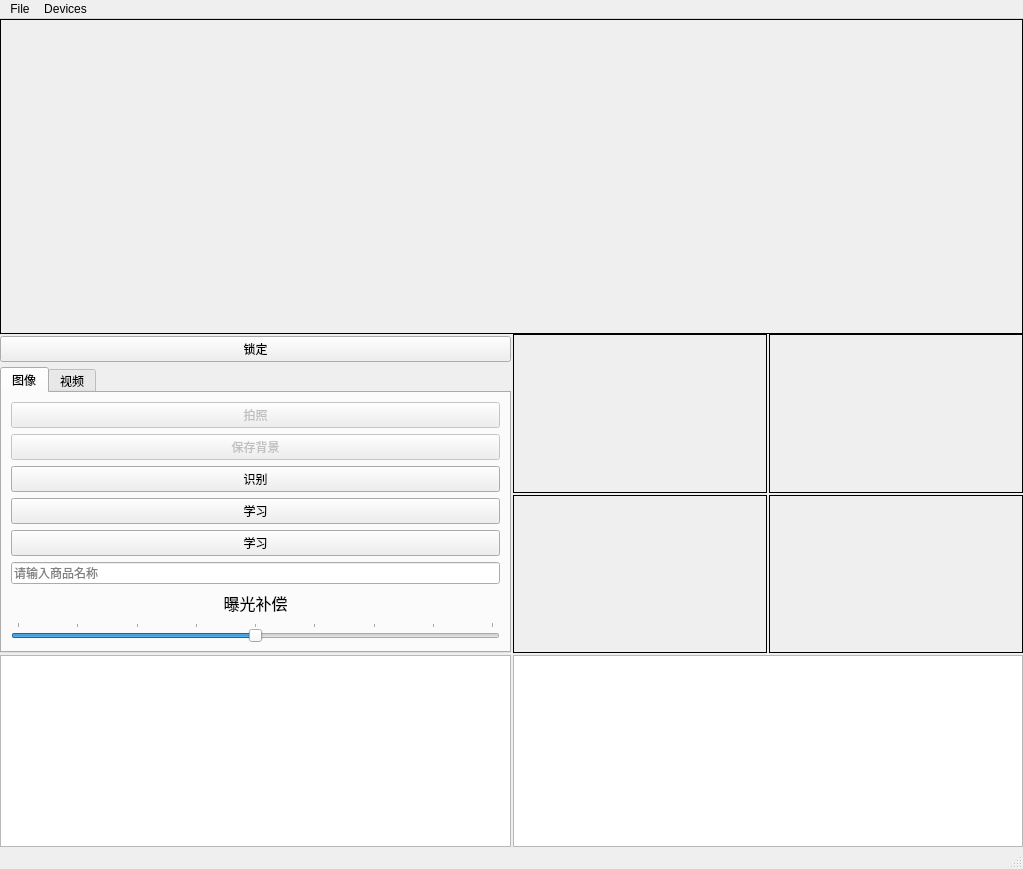
<?xml version="1.0" encoding="UTF-8"?>
<ui version="4.0">
 <class>Camera</class>
 <widget class="QMainWindow" name="Camera">
  <property name="geometry">
   <rect>
    <x>0</x>
    <y>0</y>
    <width>1023</width>
    <height>869</height>
   </rect>
  </property>
  <property name="windowTitle">
   <string>Camera</string>
  </property>
  <widget class="QWidget" name="centralwidget">
   <layout class="QGridLayout" name="gridLayout_3" rowstretch="2,0,0,0" columnstretch="0,0,0,0">
    <property name="leftMargin">
     <number>0</number>
    </property>
    <property name="topMargin">
     <number>0</number>
    </property>
    <property name="rightMargin">
     <number>0</number>
    </property>
    <property name="bottomMargin">
     <number>0</number>
    </property>
    <property name="spacing">
     <number>2</number>
    </property>
    <item row="3" column="0" colspan="2">
     <widget class="QListView" name="goods_list">
      <property name="minimumSize">
       <size>
        <width>0</width>
        <height>168</height>
       </size>
      </property>
      <property name="verticalScrollBarPolicy">
       <enum>Qt::ScrollBarAlwaysOff</enum>
      </property>
      <property name="horizontalScrollBarPolicy">
       <enum>Qt::ScrollBarAlwaysOff</enum>
      </property>
      <property name="editTriggers">
       <set>QAbstractItemView::NoEditTriggers</set>
      </property>
      <property name="verticalScrollMode">
       <enum>QAbstractItemView::ScrollPerPixel</enum>
      </property>
      <property name="horizontalScrollMode">
       <enum>QAbstractItemView::ScrollPerPixel</enum>
      </property>
      <property name="movement">
       <enum>QListView::Static</enum>
      </property>
      <property name="flow">
       <enum>QListView::LeftToRight</enum>
      </property>
      <property name="spacing">
       <number>8</number>
      </property>
      <property name="viewMode">
       <enum>QListView::IconMode</enum>
      </property>
     </widget>
    </item>
    <item row="3" column="2" colspan="2">
     <widget class="QListView" name="recog_lst">
      <property name="minimumSize">
       <size>
        <width>0</width>
        <height>168</height>
       </size>
      </property>
      <property name="verticalScrollBarPolicy">
       <enum>Qt::ScrollBarAlwaysOff</enum>
      </property>
      <property name="horizontalScrollBarPolicy">
       <enum>Qt::ScrollBarAlwaysOff</enum>
      </property>
      <property name="editTriggers">
       <set>QAbstractItemView::NoEditTriggers</set>
      </property>
      <property name="verticalScrollMode">
       <enum>QAbstractItemView::ScrollPerPixel</enum>
      </property>
      <property name="horizontalScrollMode">
       <enum>QAbstractItemView::ScrollPerPixel</enum>
      </property>
      <property name="movement">
       <enum>QListView::Static</enum>
      </property>
      <property name="flow">
       <enum>QListView::LeftToRight</enum>
      </property>
      <property name="spacing">
       <number>8</number>
      </property>
      <property name="viewMode">
       <enum>QListView::IconMode</enum>
      </property>
     </widget>
    </item>
    <item row="1" column="2" rowspan="2" colspan="2">
     <layout class="QGridLayout" name="gridLayout_4">
      <item row="0" column="1">
       <widget class="QLabel" name="binary_diff_mat">
        <property name="sizePolicy">
         <sizepolicy hsizetype="Ignored" vsizetype="Ignored">
          <horstretch>0</horstretch>
          <verstretch>0</verstretch>
         </sizepolicy>
        </property>
        <property name="minimumSize">
         <size>
          <width>0</width>
          <height>0</height>
         </size>
        </property>
        <property name="frameShape">
         <enum>QFrame::Box</enum>
        </property>
        <property name="text">
         <string/>
        </property>
        <property name="scaledContents">
         <bool>false</bool>
        </property>
       </widget>
      </item>
      <item row="0" column="0">
       <widget class="QLabel" name="diff_mat">
        <property name="sizePolicy">
         <sizepolicy hsizetype="Ignored" vsizetype="Ignored">
          <horstretch>0</horstretch>
          <verstretch>0</verstretch>
         </sizepolicy>
        </property>
        <property name="minimumSize">
         <size>
          <width>0</width>
          <height>0</height>
         </size>
        </property>
        <property name="frameShape">
         <enum>QFrame::Box</enum>
        </property>
        <property name="text">
         <string/>
        </property>
        <property name="scaledContents">
         <bool>false</bool>
        </property>
       </widget>
      </item>
      <item row="1" column="0">
       <widget class="QLabel" name="undiff_mat">
        <property name="sizePolicy">
         <sizepolicy hsizetype="Ignored" vsizetype="Ignored">
          <horstretch>0</horstretch>
          <verstretch>0</verstretch>
         </sizepolicy>
        </property>
        <property name="frameShape">
         <enum>QFrame::Box</enum>
        </property>
        <property name="text">
         <string/>
        </property>
        <property name="scaledContents">
         <bool>false</bool>
        </property>
       </widget>
      </item>
      <item row="1" column="1">
       <widget class="QLabel" name="detected_frame">
        <property name="sizePolicy">
         <sizepolicy hsizetype="Ignored" vsizetype="Ignored">
          <horstretch>0</horstretch>
          <verstretch>0</verstretch>
         </sizepolicy>
        </property>
        <property name="frameShape">
         <enum>QFrame::Box</enum>
        </property>
        <property name="text">
         <string/>
        </property>
        <property name="scaledContents">
         <bool>false</bool>
        </property>
       </widget>
      </item>
     </layout>
    </item>
    <item row="2" column="0" colspan="2">
     <layout class="QVBoxLayout" name="verticalLayout">
      <property name="spacing">
       <number>5</number>
      </property>
      <item>
       <widget class="QPushButton" name="lockButton">
        <property name="text">
         <string>锁定</string>
        </property>
       </widget>
      </item>
      <item>
       <widget class="QTabWidget" name="captureWidget">
        <property name="currentIndex">
         <number>0</number>
        </property>
        <widget class="QWidget" name="tab_2">
         <attribute name="title">
          <string>图像</string>
         </attribute>
         <layout class="QGridLayout" name="gridLayout">
          <item row="6" column="0">
           <widget class="QLabel" name="label">
            <property name="font">
             <font>
              <family>Microsoft YaHei</family>
              <pointsize>12</pointsize>
             </font>
            </property>
            <property name="text">
             <string>曝光补偿</string>
            </property>
            <property name="alignment">
             <set>Qt::AlignCenter</set>
            </property>
           </widget>
          </item>
          <item row="0" column="0">
           <widget class="QPushButton" name="takeImageBtn">
            <property name="enabled">
             <bool>false</bool>
            </property>
            <property name="text">
             <string>拍照</string>
            </property>
           </widget>
          </item>
          <item row="3" column="0">
           <widget class="QPushButton" name="studyBtn">
            <property name="enabled">
             <bool>true</bool>
            </property>
            <property name="focusPolicy">
             <enum>Qt::StrongFocus</enum>
            </property>
            <property name="autoFillBackground">
             <bool>true</bool>
            </property>
            <property name="text">
             <string>学习</string>
            </property>
            <property name="checkable">
             <bool>true</bool>
            </property>
            <property name="checked">
             <bool>false</bool>
            </property>
           </widget>
          </item>
          <item row="7" column="0">
           <widget class="QSlider" name="exposureCompensation">
            <property name="minimum">
             <number>-4</number>
            </property>
            <property name="maximum">
             <number>4</number>
            </property>
            <property name="pageStep">
             <number>2</number>
            </property>
            <property name="orientation">
             <enum>Qt::Horizontal</enum>
            </property>
            <property name="tickPosition">
             <enum>QSlider::TicksAbove</enum>
            </property>
           </widget>
          </item>
          <item row="1" column="0">
           <widget class="QPushButton" name="takeBackgroundBtn">
            <property name="enabled">
             <bool>false</bool>
            </property>
            <property name="focusPolicy">
             <enum>Qt::ClickFocus</enum>
            </property>
            <property name="text">
             <string>保存背景</string>
            </property>
           </widget>
          </item>
          <item row="2" column="0">
           <widget class="QPushButton" name="recognitionBtn">
            <property name="enabled">
             <bool>true</bool>
            </property>
            <property name="focusPolicy">
             <enum>Qt::StrongFocus</enum>
            </property>
            <property name="autoFillBackground">
             <bool>true</bool>
            </property>
            <property name="text">
             <string>识别</string>
            </property>
            <property name="checkable">
             <bool>true</bool>
            </property>
            <property name="checked">
             <bool>false</bool>
            </property>
           </widget>
          </item>
          <item row="5" column="0">
           <widget class="QLineEdit" name="name">
            <property name="inputMask">
             <string/>
            </property>
            <property name="text">
             <string/>
            </property>
            <property name="placeholderText">
             <string>请输入商品名称</string>
            </property>
           </widget>
          </item>
          <item row="4" column="0">
           <widget class="QPushButton" name="label_target">
            <property name="enabled">
             <bool>true</bool>
            </property>
            <property name="focusPolicy">
             <enum>Qt::StrongFocus</enum>
            </property>
            <property name="autoFillBackground">
             <bool>true</bool>
            </property>
            <property name="text">
             <string>学习</string>
            </property>
            <property name="checkable">
             <bool>true</bool>
            </property>
            <property name="checked">
             <bool>false</bool>
            </property>
           </widget>
          </item>
         </layout>
        </widget>
        <widget class="QWidget" name="tab">
         <attribute name="title">
          <string>视频</string>
         </attribute>
         <layout class="QGridLayout" name="gridLayout_2">
          <item row="0" column="0">
           <widget class="QPushButton" name="recordButton">
            <property name="text">
             <string>Record</string>
            </property>
           </widget>
          </item>
          <item row="1" column="0">
           <widget class="QPushButton" name="pauseButton">
            <property name="text">
             <string>Pause</string>
            </property>
           </widget>
          </item>
          <item row="2" column="0">
           <widget class="QPushButton" name="stopButton">
            <property name="text">
             <string>Stop</string>
            </property>
           </widget>
          </item>
          <item row="3" column="0">
           <spacer name="verticalSpacer">
            <property name="orientation">
             <enum>Qt::Vertical</enum>
            </property>
            <property name="sizeHint" stdset="0">
             <size>
              <width>20</width>
              <height>76</height>
             </size>
            </property>
           </spacer>
          </item>
          <item row="4" column="0">
           <widget class="QPushButton" name="muteButton">
            <property name="text">
             <string>Mute</string>
            </property>
            <property name="checkable">
             <bool>true</bool>
            </property>
           </widget>
          </item>
         </layout>
        </widget>
       </widget>
      </item>
     </layout>
    </item>
    <item row="0" column="0" rowspan="2" colspan="4">
     <widget class="QStackedWidget" name="stackedWidget">
      <property name="sizePolicy">
       <sizepolicy hsizetype="Preferred" vsizetype="Preferred">
        <horstretch>1</horstretch>
        <verstretch>0</verstretch>
       </sizepolicy>
      </property>
      <property name="palette">
       <palette>
        <active>
         <colorrole role="Base">
          <brush brushstyle="SolidPattern">
           <color alpha="255">
            <red>255</red>
            <green>255</green>
            <blue>255</blue>
           </color>
          </brush>
         </colorrole>
         <colorrole role="Window">
          <brush brushstyle="SolidPattern">
           <color alpha="255">
            <red>145</red>
            <green>145</green>
            <blue>145</blue>
           </color>
          </brush>
         </colorrole>
        </active>
        <inactive>
         <colorrole role="Base">
          <brush brushstyle="SolidPattern">
           <color alpha="255">
            <red>255</red>
            <green>255</green>
            <blue>255</blue>
           </color>
          </brush>
         </colorrole>
         <colorrole role="Window">
          <brush brushstyle="SolidPattern">
           <color alpha="255">
            <red>145</red>
            <green>145</green>
            <blue>145</blue>
           </color>
          </brush>
         </colorrole>
        </inactive>
        <disabled>
         <colorrole role="Base">
          <brush brushstyle="SolidPattern">
           <color alpha="255">
            <red>145</red>
            <green>145</green>
            <blue>145</blue>
           </color>
          </brush>
         </colorrole>
         <colorrole role="Window">
          <brush brushstyle="SolidPattern">
           <color alpha="255">
            <red>145</red>
            <green>145</green>
            <blue>145</blue>
           </color>
          </brush>
         </colorrole>
        </disabled>
       </palette>
      </property>
      <property name="frameShape">
       <enum>QFrame::NoFrame</enum>
      </property>
      <property name="currentIndex">
       <number>1</number>
      </property>
      <widget class="QWidget" name="viewfinderPage">
       <layout class="QHBoxLayout" name="horizontalLayout">
        <property name="spacing">
         <number>0</number>
        </property>
        <property name="leftMargin">
         <number>0</number>
        </property>
        <property name="topMargin">
         <number>0</number>
        </property>
        <property name="rightMargin">
         <number>0</number>
        </property>
        <property name="bottomMargin">
         <number>0</number>
        </property>
       </layout>
      </widget>
      <widget class="QWidget" name="previewPage">
       <layout class="QHBoxLayout" name="horizontalLayout_2">
        <property name="spacing">
         <number>0</number>
        </property>
        <property name="leftMargin">
         <number>0</number>
        </property>
        <property name="topMargin">
         <number>0</number>
        </property>
        <property name="rightMargin">
         <number>0</number>
        </property>
        <property name="bottomMargin">
         <number>0</number>
        </property>
        <item>
         <widget class="QLabel" name="lastImagePreviewLabel">
          <property name="sizePolicy">
           <sizepolicy hsizetype="Preferred" vsizetype="MinimumExpanding">
            <horstretch>0</horstretch>
            <verstretch>0</verstretch>
           </sizepolicy>
          </property>
          <property name="frameShape">
           <enum>QFrame::Box</enum>
          </property>
          <property name="text">
           <string/>
          </property>
          <property name="alignment">
           <set>Qt::AlignCenter</set>
          </property>
         </widget>
        </item>
       </layout>
      </widget>
     </widget>
    </item>
   </layout>
  </widget>
  <widget class="QMenuBar" name="menubar">
   <property name="geometry">
    <rect>
     <x>0</x>
     <y>0</y>
     <width>1023</width>
     <height>21</height>
    </rect>
   </property>
   <widget class="QMenu" name="menuFile">
    <property name="title">
     <string>File</string>
    </property>
    <addaction name="actionStartCamera"/>
    <addaction name="actionStopCamera"/>
    <addaction name="separator"/>
    <addaction name="actionSettings"/>
    <addaction name="separator"/>
    <addaction name="actionExit"/>
   </widget>
   <widget class="QMenu" name="menuDevices">
    <property name="title">
     <string>Devices</string>
    </property>
   </widget>
   <addaction name="menuFile"/>
   <addaction name="menuDevices"/>
  </widget>
  <widget class="QStatusBar" name="statusbar"/>
  <action name="actionExit">
   <property name="text">
    <string>Exit</string>
   </property>
  </action>
  <action name="actionStartCamera">
   <property name="text">
    <string>Start Camera</string>
   </property>
  </action>
  <action name="actionStopCamera">
   <property name="text">
    <string>Stop Camera</string>
   </property>
  </action>
  <action name="actionSettings">
   <property name="text">
    <string>Settings</string>
   </property>
  </action>
 </widget>
 <resources/>
 <connections>
  <connection>
   <sender>recordButton</sender>
   <signal>clicked()</signal>
   <receiver>Camera</receiver>
   <slot>record()</slot>
   <hints>
    <hint type="sourcelabel">
     <x>869</x>
     <y>109</y>
    </hint>
    <hint type="destinationlabel">
     <x>61</x>
     <y>238</y>
    </hint>
   </hints>
  </connection>
  <connection>
   <sender>stopButton</sender>
   <signal>clicked()</signal>
   <receiver>Camera</receiver>
   <slot>stop()</slot>
   <hints>
    <hint type="sourcelabel">
     <x>869</x>
     <y>167</y>
    </hint>
    <hint type="destinationlabel">
     <x>140</x>
     <y>236</y>
    </hint>
   </hints>
  </connection>
  <connection>
   <sender>pauseButton</sender>
   <signal>clicked()</signal>
   <receiver>Camera</receiver>
   <slot>pause()</slot>
   <hints>
    <hint type="sourcelabel">
     <x>869</x>
     <y>138</y>
    </hint>
    <hint type="destinationlabel">
     <x>234</x>
     <y>237</y>
    </hint>
   </hints>
  </connection>
  <connection>
   <sender>actionExit</sender>
   <signal>triggered()</signal>
   <receiver>Camera</receiver>
   <slot>close()</slot>
   <hints>
    <hint type="sourcelabel">
     <x>-1</x>
     <y>-1</y>
    </hint>
    <hint type="destinationlabel">
     <x>154</x>
     <y>130</y>
    </hint>
   </hints>
  </connection>
  <connection>
   <sender>takeImageBtn</sender>
   <signal>clicked()</signal>
   <receiver>Camera</receiver>
   <slot>takeImage()</slot>
   <hints>
    <hint type="sourcelabel">
     <x>869</x>
     <y>109</y>
    </hint>
    <hint type="destinationlabel">
     <x>603</x>
     <y>169</y>
    </hint>
   </hints>
  </connection>
  <connection>
   <sender>lockButton</sender>
   <signal>clicked()</signal>
   <receiver>Camera</receiver>
   <slot>toggleLock()</slot>
   <hints>
    <hint type="sourcelabel">
     <x>882</x>
     <y>48</y>
    </hint>
    <hint type="destinationlabel">
     <x>453</x>
     <y>119</y>
    </hint>
   </hints>
  </connection>
  <connection>
   <sender>muteButton</sender>
   <signal>toggled(bool)</signal>
   <receiver>Camera</receiver>
   <slot>setMuted(bool)</slot>
   <hints>
    <hint type="sourcelabel">
     <x>869</x>
     <y>521</y>
    </hint>
    <hint type="destinationlabel">
     <x>5</x>
     <y>280</y>
    </hint>
   </hints>
  </connection>
  <connection>
   <sender>exposureCompensation</sender>
   <signal>valueChanged(int)</signal>
   <receiver>Camera</receiver>
   <slot>setExposureCompensation(int)</slot>
   <hints>
    <hint type="sourcelabel">
     <x>869</x>
     <y>520</y>
    </hint>
    <hint type="destinationlabel">
     <x>665</x>
     <y>365</y>
    </hint>
   </hints>
  </connection>
  <connection>
   <sender>actionSettings</sender>
   <signal>triggered()</signal>
   <receiver>Camera</receiver>
   <slot>configureCaptureSettings()</slot>
   <hints>
    <hint type="sourcelabel">
     <x>-1</x>
     <y>-1</y>
    </hint>
    <hint type="destinationlabel">
     <x>333</x>
     <y>210</y>
    </hint>
   </hints>
  </connection>
  <connection>
   <sender>actionStartCamera</sender>
   <signal>triggered()</signal>
   <receiver>Camera</receiver>
   <slot>startCamera()</slot>
   <hints>
    <hint type="sourcelabel">
     <x>-1</x>
     <y>-1</y>
    </hint>
    <hint type="destinationlabel">
     <x>333</x>
     <y>210</y>
    </hint>
   </hints>
  </connection>
  <connection>
   <sender>actionStopCamera</sender>
   <signal>triggered()</signal>
   <receiver>Camera</receiver>
   <slot>stopCamera()</slot>
   <hints>
    <hint type="sourcelabel">
     <x>-1</x>
     <y>-1</y>
    </hint>
    <hint type="destinationlabel">
     <x>333</x>
     <y>210</y>
    </hint>
   </hints>
  </connection>
 </connections>
 <slots>
  <slot>record()</slot>
  <slot>pause()</slot>
  <slot>stop()</slot>
  <slot>enablePreview(bool)</slot>
  <slot>configureCaptureSettings()</slot>
  <slot>takeImage()</slot>
  <slot>startCamera()</slot>
  <slot>toggleLock()</slot>
  <slot>setMuted(bool)</slot>
  <slot>stopCamera()</slot>
  <slot>setExposureCompensation(int)</slot>
 </slots>
</ui>
